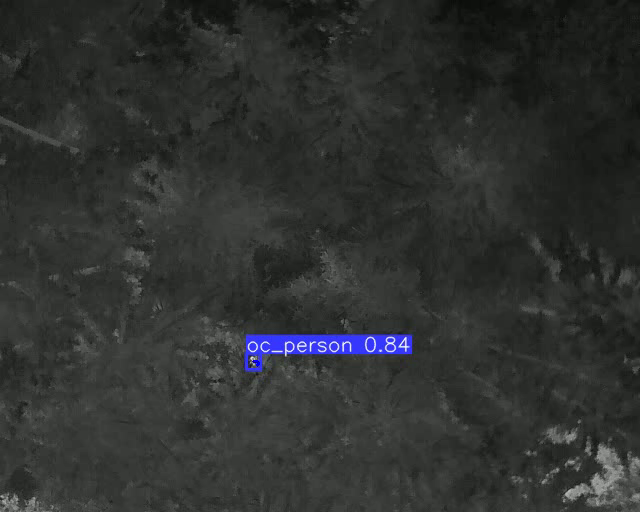
#> input picture frame 65 of tracked_videos/video_011.mp4, 640 x 512 px, given in place of Video2.mp4, which was not available
$ jupyter execute MOG_Tracking.ipynb
#> lines starting #> are read from the running program, lines starting #| are printed output that depends on the picture; after the words box and inside, x2 and y2 are one past the last pixel; in counts of white or black regions, pixels touching at a corner belong together; pictures that were not available may be replaced by others from this repository, and a replacement may not be noted
[cell 1]
import cv2

# Create a VideoCapture object for the input video
capture = cv2.VideoCapture("Video2.mp4")

# Check if the video was opened successfully
if not capture.isOpened():
    print("Error opening video file")

# Create a background subtractor object
fgbg = cv2.createBackgroundSubtractorMOG2(history=10)

# Set the threshold for the foreground mask
threshold = 20

# Define the frame width and height
frame_width = int(capture.get(cv2.CAP_PROP_FRAME_WIDTH))
frame_height = int(capture.get(cv2.CAP_PROP_FRAME_HEIGHT))

# Define the codec and create a VideoWriter object for the output video
fourcc = cv2.VideoWriter_fourcc(*'MJPG')
writer = cv2.VideoWriter("MOG_Tracker.avi", fourcc, 30.0, (frame_width, frame_height))

# Read the frames from the video
while capture.isOpened():
    # Read the next frame
    success, frame = capture.read()
#> frame is the input picture: shape (512, 640, 3); mean B, G, R 47.9, 49.1, 47.1

    # Check if the frame was read successfully
    if not success:
        break

    # Apply the background subtractor to the frame
    fgmask = fgbg.apply(frame)
#> fgmask: shape (512, 640); every value is 127

    # Threshold the foreground mask to create a binary mask
    _, mask = cv2.threshold(fgmask, threshold, 255, cv2.THRESH_BINARY)
#> mask: shape (512, 640); every value is 255

    # Find the contours in the mask
    contours, _ = cv2.findContours(mask, cv2.RETR_TREE, cv2.CHAIN_APPROX_SIMPLE)
#> contours = [[[0, 0], [0, 511], [639, 511], [639, 0]]]

    # Iterate over the contours
    for cnt in contours:
        # Check if the contour area is above a certain threshold
        area = cv2.contourArea(cnt)
        if area > 13:
            # Draw the contour in green on the frame
            cv2.drawContours(frame, [cnt], -1, (0, 255, 0), 2)
#> this loop made 1 pass
#> (cnt, area) on pass 1: ([[0, 0], [0, 511], [639, 511], [639, 0]], 326529)
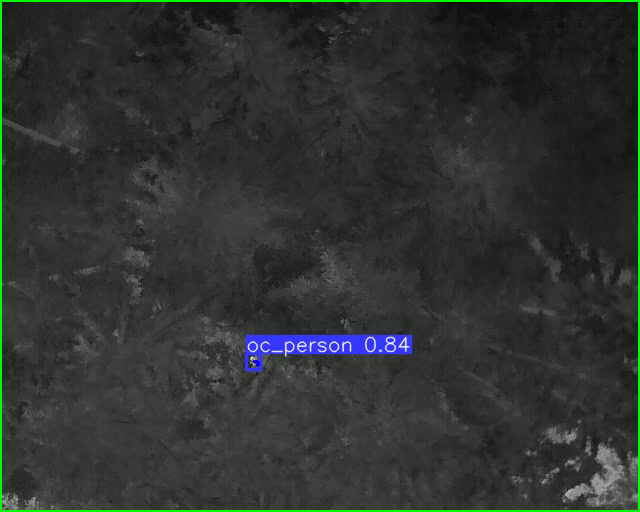
#> frame: shape (512, 640, 3); 1.4% of pixels changed, all inside (x1, y1, x2, y2) = (0, 0, 640, 512)

    # Write the frame to the output video
    writer.write(frame)

# Release the VideoCapture and VideoWriter objects
capture.release()
writer.release()


$ run again, starting later in the video
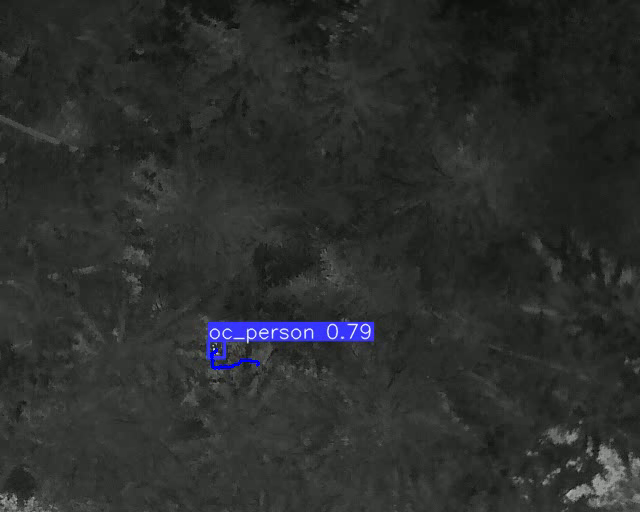
#> input picture frame 292 of tracked_videos/video_011.mp4, 640 x 512 px, given in place of Video2.mp4, which was not available
#> frame is the input picture: shape (512, 640, 3); mean B, G, R 45.1, 46.1, 44.1
#> fgmask: shape (512, 640); every value is 127
#> mask: shape (512, 640); every value is 255
#> contours = [[[0, 0], [0, 511], [639, 511], [639, 0]]]
#> the loop `for cnt in contours:` made 1 pass
#> (cnt, area) on pass 1: ([[0, 0], [0, 511], [639, 511], [639, 0]], 326529)
#> after the loop `for cnt in contours:`:
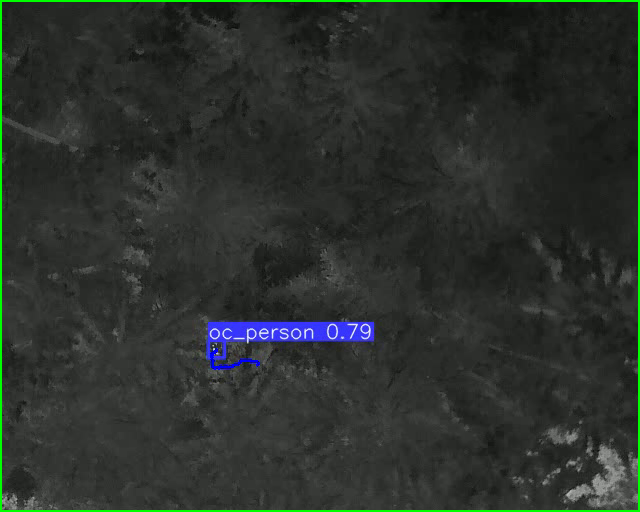
#> frame: shape (512, 640, 3); 1.4% of pixels changed, all inside (x1, y1, x2, y2) = (0, 0, 640, 512)

$ run again, starting later in the video
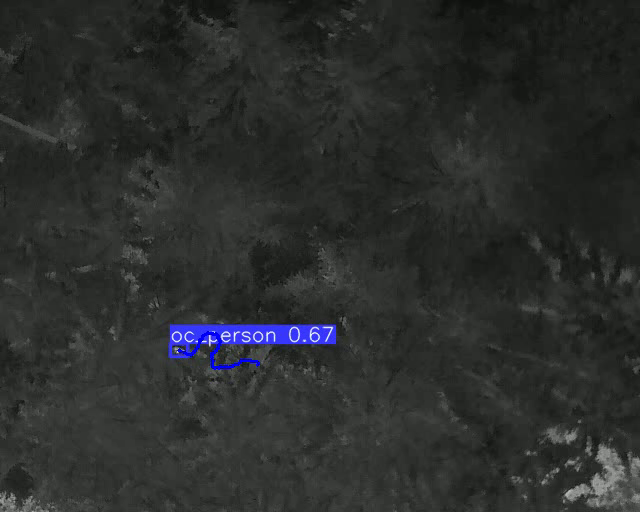
#> input picture frame 520 of tracked_videos/video_011.mp4, 640 x 512 px, given in place of Video2.mp4, which was not available
#> frame is the input picture: shape (512, 640, 3); mean B, G, R 44.5, 45.4, 43.4
#> fgmask: shape (512, 640); every value is 127
#> mask: shape (512, 640); every value is 255
#> contours = [[[0, 0], [0, 511], [639, 511], [639, 0]]]
#> the loop `for cnt in contours:` made 1 pass
#> (cnt, area) on pass 1: ([[0, 0], [0, 511], [639, 511], [639, 0]], 326529)
#> after the loop `for cnt in contours:`:
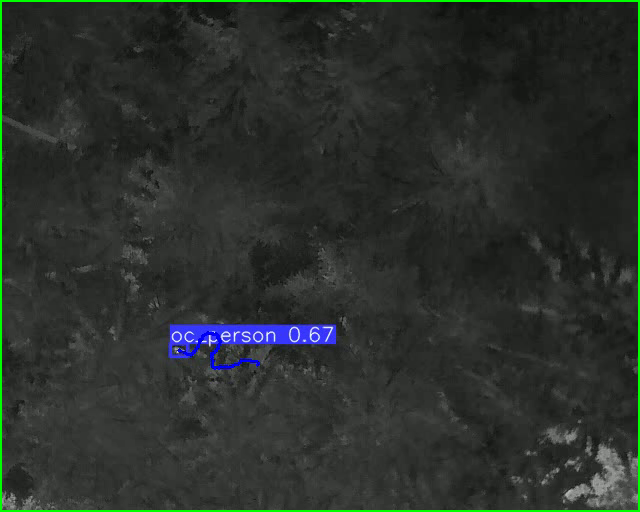
#> frame: shape (512, 640, 3); 1.4% of pixels changed, all inside (x1, y1, x2, y2) = (0, 0, 640, 512)
